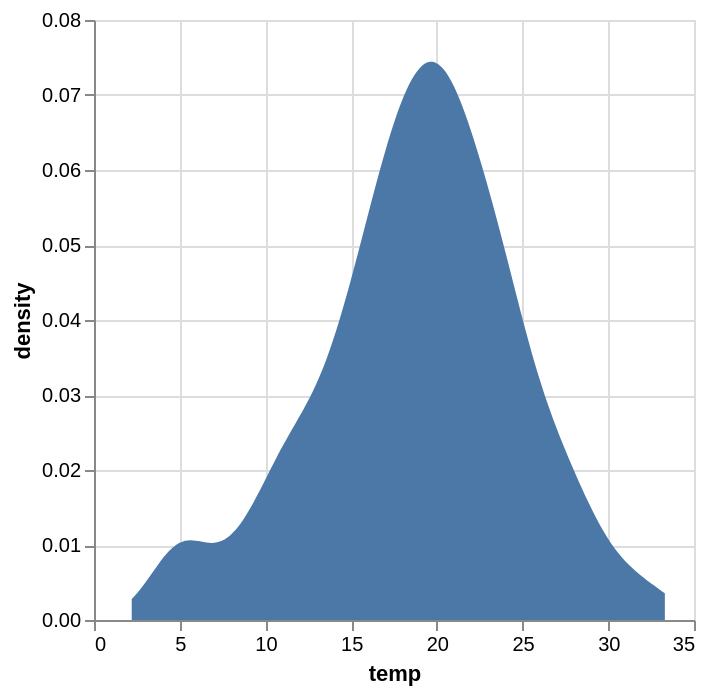

Notebook code for this chart:
### Code cell
forestfires.get_column('temp').plot.kde()

### Figure 1 — Vega-Lite specification as saved in the notebook (floating-point values rounded to 4 significant figures; data arrays with more than 128 entries replaced by an {"elided": "..."} marker saying what was removed)
{"config": {"view": {"continuousWidth": 300, "continuousHeight": 300}}, "data": {"name": "data-17883e540a10d89de36d6562dba50efc"}, "mark": {"type": "area", "tooltip": true}, "encoding": {"x": {"field": "temp", "type": "quantitative"}, "y": {"field": "density", "type": "quantitative"}}, "params": [{"name": "param_6", "select": {"type": "interval", "encodings": ["x", "y"]}, "bind": "scales"}], "transform": [{"density": "temp", "as": ["temp", "density"]}], "$schema": "https://vega.github.io/schema/vega-lite/v5.20.1.json", "datasets": {"data-17883e540a10d89de36d6562dba50efc": {"elided": "517 records"}}}
